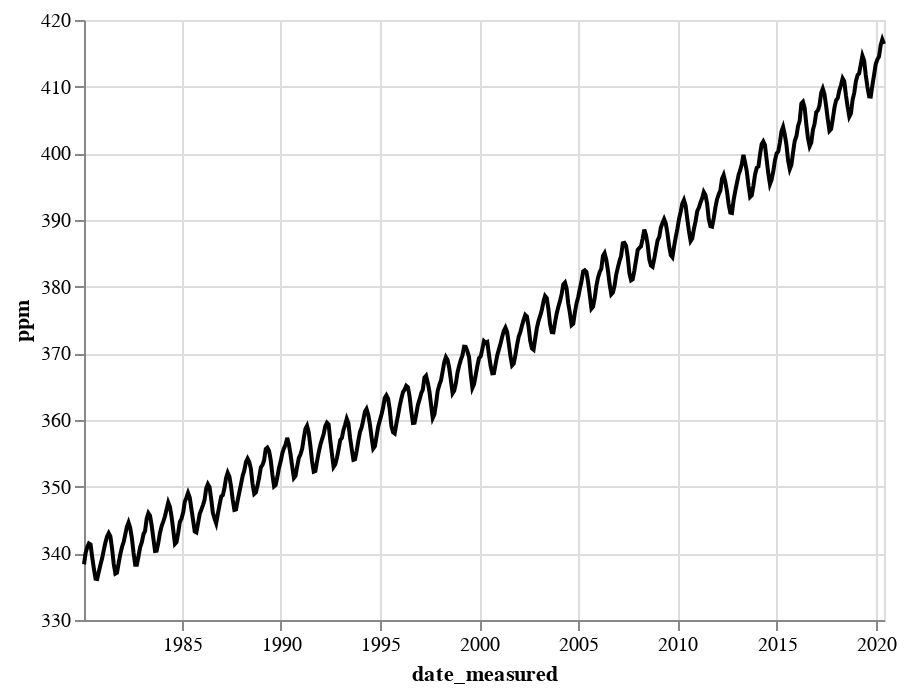

This figure's notebook cell:
### Code cell
glue('co2_line', co2_line, display=True)

### Figure 1 — Vega-Lite specification as saved in the notebook (floating-point values rounded to 4 significant figures; data arrays with more than 128 entries replaced by an {"elided": "..."} marker saying what was removed)
{"config": {"view": {"continuousWidth": 400, "continuousHeight": 300}}, "data": {"name": "data-ecfc281786dd23148efa483af3159f83"}, "mark": {"type": "line", "color": "black"}, "encoding": {"x": {"field": "date_measured", "type": "temporal"}, "y": {"field": "ppm", "scale": {"zero": false}, "type": "quantitative"}}, "$schema": "https://vega.github.io/schema/vega-lite/v4.17.0.json", "datasets": {"data-ecfc281786dd23148efa483af3159f83": {"elided": "484 records"}}}
